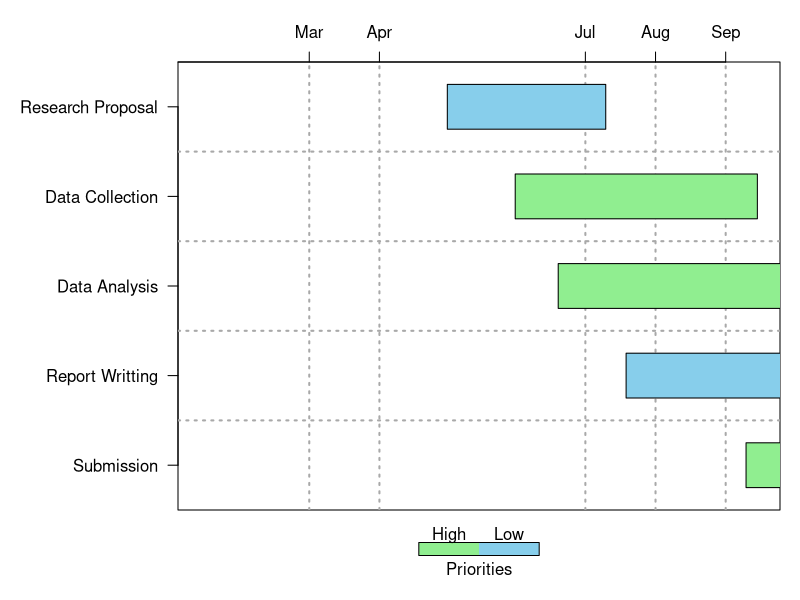
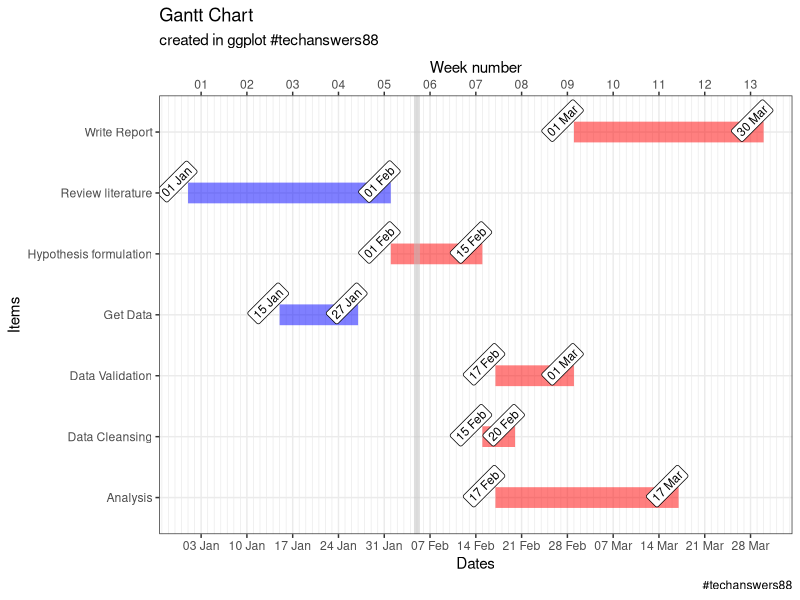
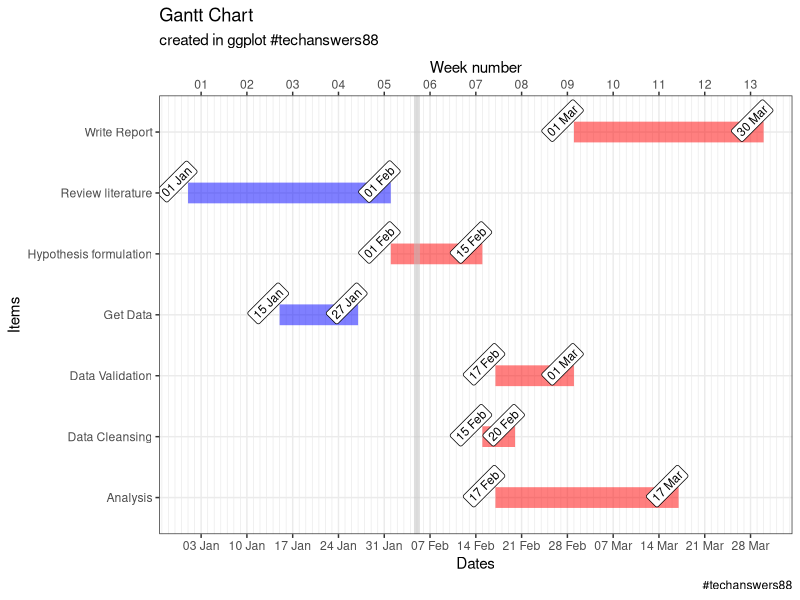
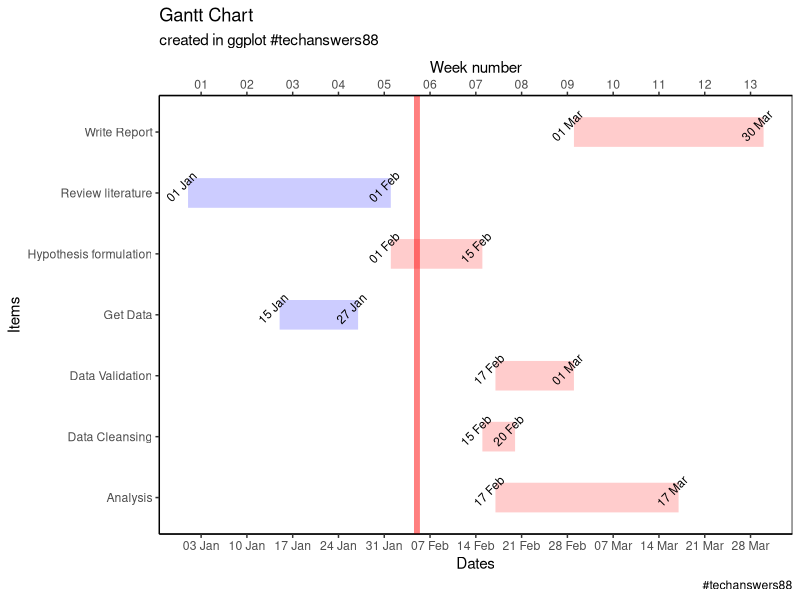
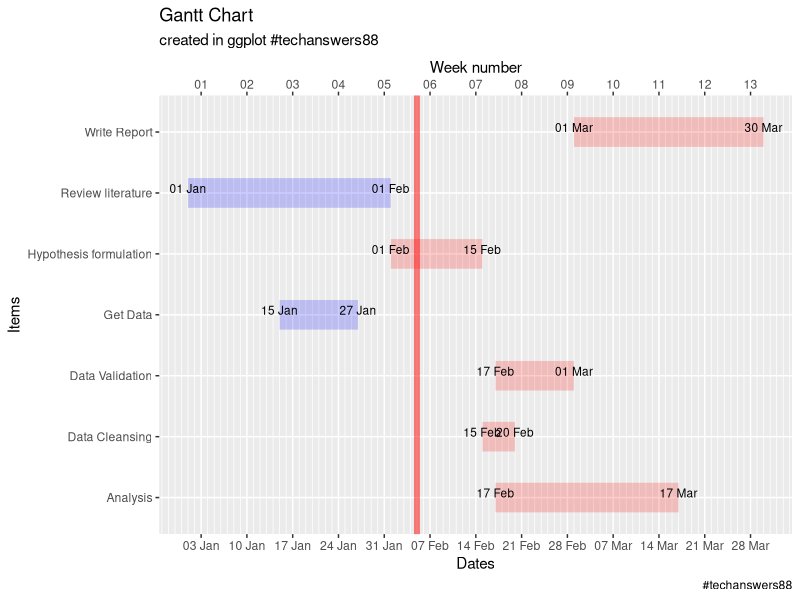
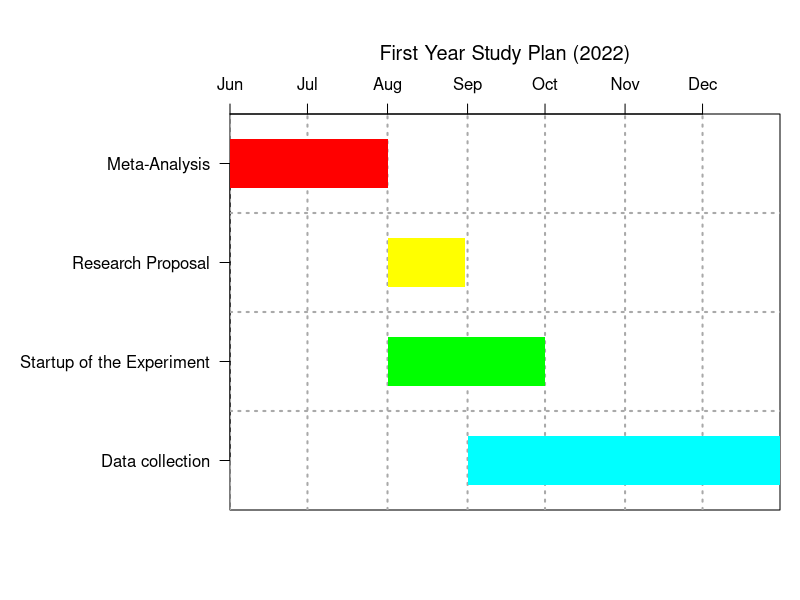
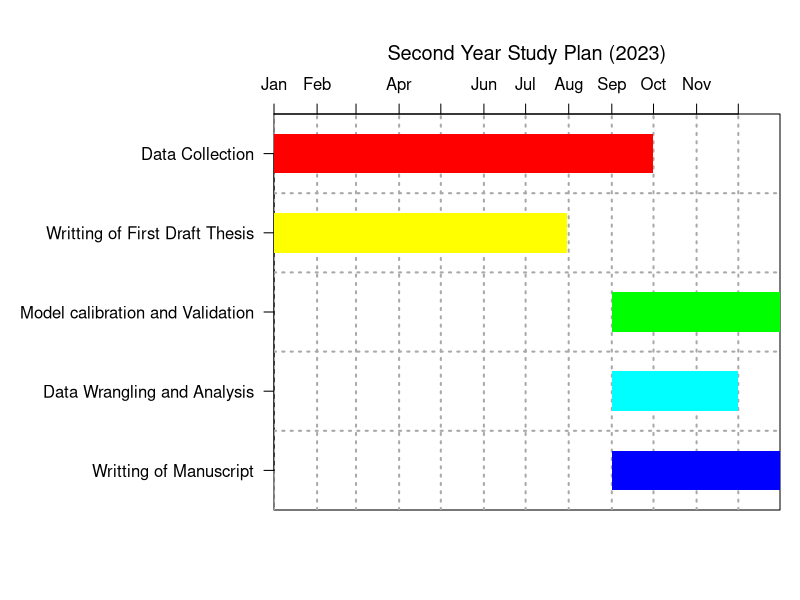
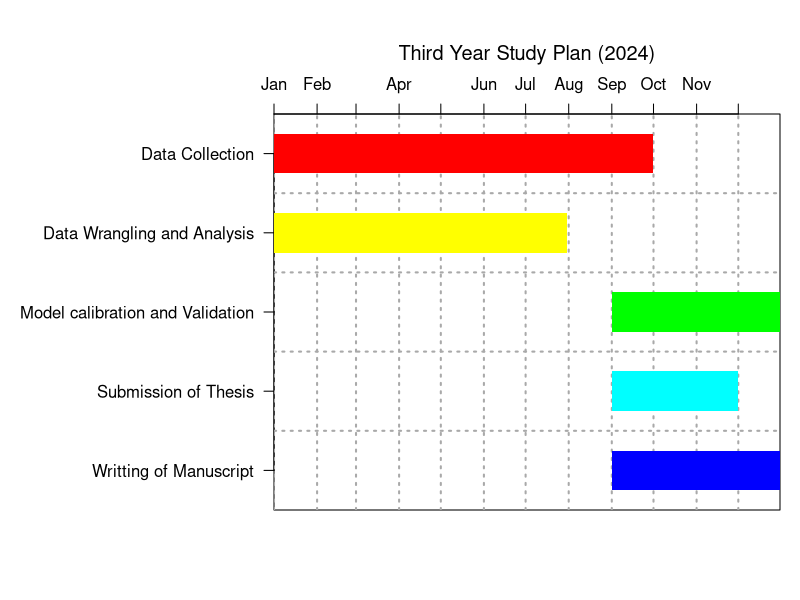

Reproduce these figures in R, in order.
# Gant chart in R

library(plotrix)
library(lubridate)

task = list(labels=c('Research Proposal','Data Collection',
                     'Data Analysis','Report Writting','Submission'),
            starts=ymd(c('2022-05-01','2022-05-31','2022-06-19','2022-07-19','2022-09-10')),
            ends=ymd(c('2022-07-10','2022-09-15','2022-10-11','2022-12-02','2022-10-13')),
            priorities=c(2,1,1,2,1))


# Vertical grid position

vgridpos=ymd(c('2022-01-01','2022-03-01','2022-04-01','2022-07-01','2022-08-01','2022-09-01'))

# Vertical grid labels

vgridlab=c('Jan','Mar','Apr','Jul','Aug','Sep')

gantt.chart(x = task,vgridpos = vgridpos,vgridlab = vgridlab,hgrid = TRUE,priority.legend = TRUE,xlim = ymd(as.Date(c('2022-01-02','2022-09-25'))),
            taskcolors = c('lightgreen','skyblue'),border.col = 'black')



###########################################################################
###########################################################################
###                                                                     ###
###                           GANT CHART IN R                           ###
###                                                                     ###
###########################################################################
###########################################################################


# GGPLOT GANTT CHART
library(ggplot2)
library(tidyr)
library(lubridate)

df <- data.frame(Stage = c("Review literature" , "Hypothesis formulation"
                           , "Get Data"          , "Data Cleansing"
                           , "Data Validation"   , "Analysis"
                           ,"Write Report")
                 , Start = c("2022-01-01"      ,"2022-02-01"
                             ,"2022-01-15"        ,"2022-02-15"
                             ,"2022-02-17"        , "2022-02-17"
                             , "2022-03-01")

                 ,End = c("2022-02-01"         ,"2022-02-15"
                          ,"2022-01-27"        ,"2022-02-20"
                          ,"2022-03-01"        , "2022-03-17"
                          , "2022-03-30")
                 , Complete = c(TRUE, FALSE,TRUE, FALSE, FALSE, FALSE, FALSE))





df$Start <- ymd(df$Start)
df$End <- ymd(df$End)



df.melt <- df%>%
  tidyr::pivot_longer(col = c(Start,End))


today <- as.Date('2022-02-05')


# First Chart

pl <- ggplot(df.melt, aes(x = value, y = Stage, colour = Complete ))
pl <- pl + geom_line( alpha = 0.5, size = 7)
pl <- pl + geom_label(aes(label = format(value, "%d %b")), vjust = -0.5, angle = 45, size = 3, color = "black")
pl <- pl + theme_bw()
pl <- pl + geom_vline(xintercept = today, color = "grey", size = 2, alpha = 0.5)
pl <- pl + labs(title = "Gantt Chart")
pl <- pl + labs(subtitle = "created in ggplot #techanswers88")
pl <- pl + labs(caption = "#techanswers88")
pl <- pl + labs(x = "Date")
pl <- pl + labs(y = "Items")
pl <- pl + scale_color_manual(values = c("red", "blue"))
pl <- pl + theme(legend.position = "none")
pl <- pl + scale_x_date(name = "Dates"
                        ,  date_labels = "%d %b"
                        ,  date_breaks = "1 week"
                        , minor_breaks = "1 day"
                        ,  sec.axis =  dup_axis(name = "Week number",labels = scales::date_format('%W')))

pl


# Second Chart

pl <- ggplot(df.melt, aes(x = value, y = Stage, colour = Complete ))
pl <- pl + geom_line( alpha = 0.5, size = 7)
pl <- pl + geom_label(aes(label = format(value, "%d %b")), vjust = -0.5, angle = 45, size = 3, color = "black")
pl <- pl + theme_bw()
pl <- pl + geom_vline(xintercept = today, color = "grey", size = 2, alpha = 0.5)
pl <- pl + labs(title = "Gantt Chart")
pl <- pl + labs(subtitle = "created in ggplot #techanswers88")
pl <- pl + labs(caption = "#techanswers88")
pl <- pl + labs(x = "Date")
pl <- pl + labs(y = "Items")
pl <- pl + scale_color_manual(values = c("red", "blue"))
pl <- pl + theme(legend.position = "none")
pl <- pl + scale_x_date(name = "Dates"
                        ,  date_labels = "%d %b"
                        ,  date_breaks = "1 week"
                        , minor_breaks = "1 day"
                        ,  sec.axis =  dup_axis(name = "Week number",labels = scales::date_format('%W')))

pl


# Third Chart

pl <- ggplot(df.melt, aes(x = value, y = Stage, colour = Complete ))
pl <- pl + geom_line( alpha = 0.2, size = 10)
pl <- pl + geom_text(aes(label = format(value, "%d %b")), vjust = -0.5, angle = 45, size = 3, color = "black")
pl <- pl +   theme_classic()
pl <- pl + geom_vline(xintercept = today, color = "red", size = 2, alpha = 0.5)
pl <- pl + labs(title = "Gantt Chart")
pl <- pl + labs(subtitle = "created in ggplot #techanswers88")
pl <- pl + labs(caption = "#techanswers88")
pl <- pl + labs(x = "Date")
pl <- pl + labs(y = "Items")
pl <- pl + scale_color_manual(values = c("red", "blue"))
pl <- pl + theme(legend.position = "none")
pl <- pl + theme(panel.background = element_rect(color = "black"))
pl <- pl + scale_x_date(name = "Dates"
                        ,  date_labels = "%d %b"
                        ,  date_breaks = "1 week"
                        , minor_breaks = "1 day"
                        ,  sec.axis =  dup_axis(name = "Week number",labels = scales::date_format('%W')))

pl


# Fourt Chart

pl <- ggplot(df.melt, aes(x = value, y = Stage, colour = Complete ))
pl <- pl + geom_line( alpha = 0.2, size = 10)
pl <- pl + geom_text(aes(label = format(value, "%d %b")), vjust = 0, angle = 0, size = 3, color = "black")
pl <- pl +  theme_gray()
pl <- pl + geom_vline(xintercept = today, color = "red", size = 2, alpha = 0.5)
pl <- pl + labs(title = "Gantt Chart")
pl <- pl + labs(subtitle = "created in ggplot #techanswers88")
pl <- pl + labs(caption = "#techanswers88")
pl <- pl + labs(x = "Date")
pl <- pl + labs(y = "Items")
pl <- pl + scale_color_manual(values = c("red", "blue"))
pl <- pl + theme(legend.position = "none")
pl <- pl + scale_x_date(name = "Dates"
                        ,  date_labels = "%d %b"
                        ,  date_breaks = "1 week"
                        , minor_breaks = "1 day"
                        ,  sec.axis =  dup_axis(name = "Week number",labels = scales::date_format('%W')))

pl


# How to save to power-point file

library(officer)
#
# my_pres <- read_pptx()
#
# my_pres <- add_slide(my_pres, layout = "Title and Content", master = "Office Theme")
# my_pres <- ph_with(x = my_pres, value = pl1,location = ph_location_fullsize() )
# print(my_pres, target = "e:/tmp/gantt charts in ggplot.pptx")  # give your folder location and file name









# Example

# First Year Study Plan

Ymd.format<-"%Y/%m/%d"

gantt.info<-list(labels=
                   c("Meta-Analysis","Research Proposal",'Startup of the Experiment',"Data collection"),
                 starts=
                   as.POSIXct(strptime(
                     c("2022/06/01","2022/08/01","2022/08/01","2022/09/01"),
                     format=Ymd.format)),
                 ends=
                   as.POSIXct(strptime(
                     c("2022/08/01","2022/08/31","2022/10/01","2022/12/31"),
                     format=Ymd.format)),
                 priorities=c(1,2,3,4,5,6))


vgridpos<-as.POSIXct(strptime(c("2022/01/01","2022/02/01","2022/03/01",
                                "2022/04/01","2022/05/01","2022/06/01","2022/07/01","2022/08/01",
                                "2022/09/01","2022/10/01","2022/11/01","2022/12/01"),format=Ymd.format))


vgridlab<-
  c("Jan","Feb","Mar","Apr","May","Jun","Jul","Aug","Sep","Oct","Nov","Dec")


gantt.chart(gantt.info,main="First Year Study Plan (2022)",
            priority.legend=FALSE,vgridpos=vgridpos,vgridlab=vgridlab,hgrid=TRUE)


# Second Year Study Plan


Ymd.format<-"%Y/%m/%d"
gantt.info<-list(labels=
                   c("Data Collection","Writting of First Draft Thesis","Model calibration and Validation","Data Wrangling and Analysis","Writting of Manuscript"),
                 starts=
                   as.POSIXct(strptime(
                     c("2022/01/01","2022/01/01","2022/09/01","2022/09/01","2022/09/01"),
                     format=Ymd.format)),
                 ends=
                   as.POSIXct(strptime(
                     c("2022/10/01","2022/07/31","2022/12/31","2022/12/01","2022/12/31"),
                     format=Ymd.format)),
                 priorities=c(1,2,3,4,5,6))


vgridpos<-as.POSIXct(strptime(c("2022/01/01","2022/02/01","2022/03/01",
                                "2022/04/01","2022/05/01","2022/06/01","2022/07/01","2022/08/01",
                                "2022/09/01","2022/10/01","2022/11/01","2022/12/01"),format=Ymd.format))


vgridlab<-
  c("Jan","Feb","Mar","Apr","May","Jun","Jul","Aug","Sep","Oct","Nov","Dec")


gantt.chart(gantt.info,main="Second Year Study Plan (2023)",
            priority.legend=FALSE,vgridpos=vgridpos,vgridlab=vgridlab,hgrid=TRUE)



# Third Year Plan

Ymd.format<-"%Y/%m/%d"
gantt.info<-list(labels=
                   c("Data Collection","Data Wrangling and Analysis","Model calibration and Validation","Submission of Thesis","Writting of Manuscript"),
                 starts=
                   as.POSIXct(strptime(
                     c("2022/01/01","2022/01/01","2022/09/01","2022/09/01","2022/09/01"),
                     format=Ymd.format)),
                 ends=
                   as.POSIXct(strptime(
                     c("2022/10/01","2022/07/31","2022/12/31","2022/12/01","2022/12/31"),
                     format=Ymd.format)),
                 priorities=c(1,2,3,4,5,6))


vgridpos<-as.POSIXct(strptime(c("2022/01/01","2022/02/01","2022/03/01",
                                "2022/04/01","2022/05/01","2022/06/01","2022/07/01","2022/08/01",
                                "2022/09/01","2022/10/01","2022/11/01","2022/12/01"),format=Ymd.format))


vgridlab<-
  c("Jan","Feb","Mar","Apr","May","Jun","Jul","Aug","Sep","Oct","Nov","Dec")


gantt.chart(gantt.info,main="Third Year Study Plan (2024)",
            priority.legend=FALSE,vgridpos=vgridpos,vgridlab=vgridlab,hgrid=TRUE)



# Fourth Year

Ymd.format<-"%Y/%m/%d"
gantt.info<-list(labels=
                   c("Preparation for Defence","Submission of Thesis","Submission of Manuscript","PhD Defence"),
                 starts=
                   as.POSIXct(strptime(
                     c("2022/01/01","2022/01/01","2022/09/01","2022/09/01"),
                     format=Ymd.format)),
                 ends=
                   as.POSIXct(strptime(
                     c("2022/10/01","2022/07/31","2022/12/31","2022/12/01"),
                     format=Ymd.format)),
                 priorities=c(1,2,3,4,5,6))


vgridpos<-as.POSIXct(strptime(c("2022/01/01","2022/02/01","2022/03/01",
                                "2022/04/01","2022/05/01","2022/06/01","2022/07/01","2022/08/01",
                                "2022/09/01","2022/10/01","2022/11/01","2022/12/01"),format=Ymd.format))


vgridlab<-
  c("Jan","Feb","Mar","Apr","May","Jun","Jul","Aug","Sep","Oct","Nov","Dec")


gantt.chart(gantt.info,main="Fourth Year Study Plan (2025)",
            priority.legend=FALSE,vgridpos=vgridpos,vgridlab=vgridlab,hgrid=TRUE)



# Stop Here and modify the code







# add a little extra space on the right side
gantt.chart(gantt.info,main="Calendar date Gantt chart (2004)",
            priority.legend=TRUE,vgridpos=vgridpos,vgridlab=vgridlab,hgrid=TRUE,
            xlim=as.POSIXct(strptime(c("2004/01/01","2004/12/20"),
                                     format=Ymd.format)))
# if both vgidpos and vgridlab are specified,
# starts and ends don't have to be dates
info2<-list(labels=c("Jim","Joe","Jim","John","John","Jake","Joe","Jed","Jake"),
            starts=c(8.1,8.7,13.0,9.1,11.6,9.0,13.6,9.3,14.2),
            ends=c(12.5,12.7,16.5,10.3,15.6,11.7,18.1,18.2,19.0))
gantt.chart(info2,vgridlab=8:19,vgridpos=8:19,
            main="All bars the same color",taskcolors="lightgray")
gantt.chart(info2,vgridlab=8:19,vgridpos=8:19,
            main="A color for each label",taskcolors=c(2,3,7,4,8))
gantt.chart(info2,vgridlab=8:19,vgridpos=8:19,
            main="A color for each interval - with borders",
            taskcolors=c(2,3,7,4,8,5,3,6,"purple"),border.col="black")


# Edit this script


Ymd.format<-"%Y/%m/%d"
gantt.info<-list(labels=
                   c("First task","Second task","Third task","Fourth task","Fifth task"),
                 starts=
                   as.POSIXct(strptime(
                     c("2004/01/01","2004/02/02","2004/03/03","2004/05/05","2004/09/09"),
                     format=Ymd.format)),
                 ends=
                   as.POSIXct(strptime(
                     c("2004/03/03","2004/05/05","2004/05/05","2004/08/08","2004/12/12"),
                     format=Ymd.format)),
                 priorities=c(1,2,3,4,5))
vgridpos<-as.POSIXct(strptime(c("2004/01/01","2004/02/01","2004/03/01",
                                "2004/04/01","2004/05/01","2004/06/01","2004/07/01","2004/08/01",
                                "2004/09/01","2004/10/01","2004/11/01","2004/12/01"),format=Ymd.format))
vgridlab<-
  c("Jan","Feb","Mar","Apr","May","Jun","Jul","Aug","Sep","Oct","Nov","Dec")
gantt.chart(gantt.info,main="Calendar date Gantt chart (2004)",
            priority.legend=TRUE,vgridpos=vgridpos,vgridlab=vgridlab,hgrid=TRUE)
